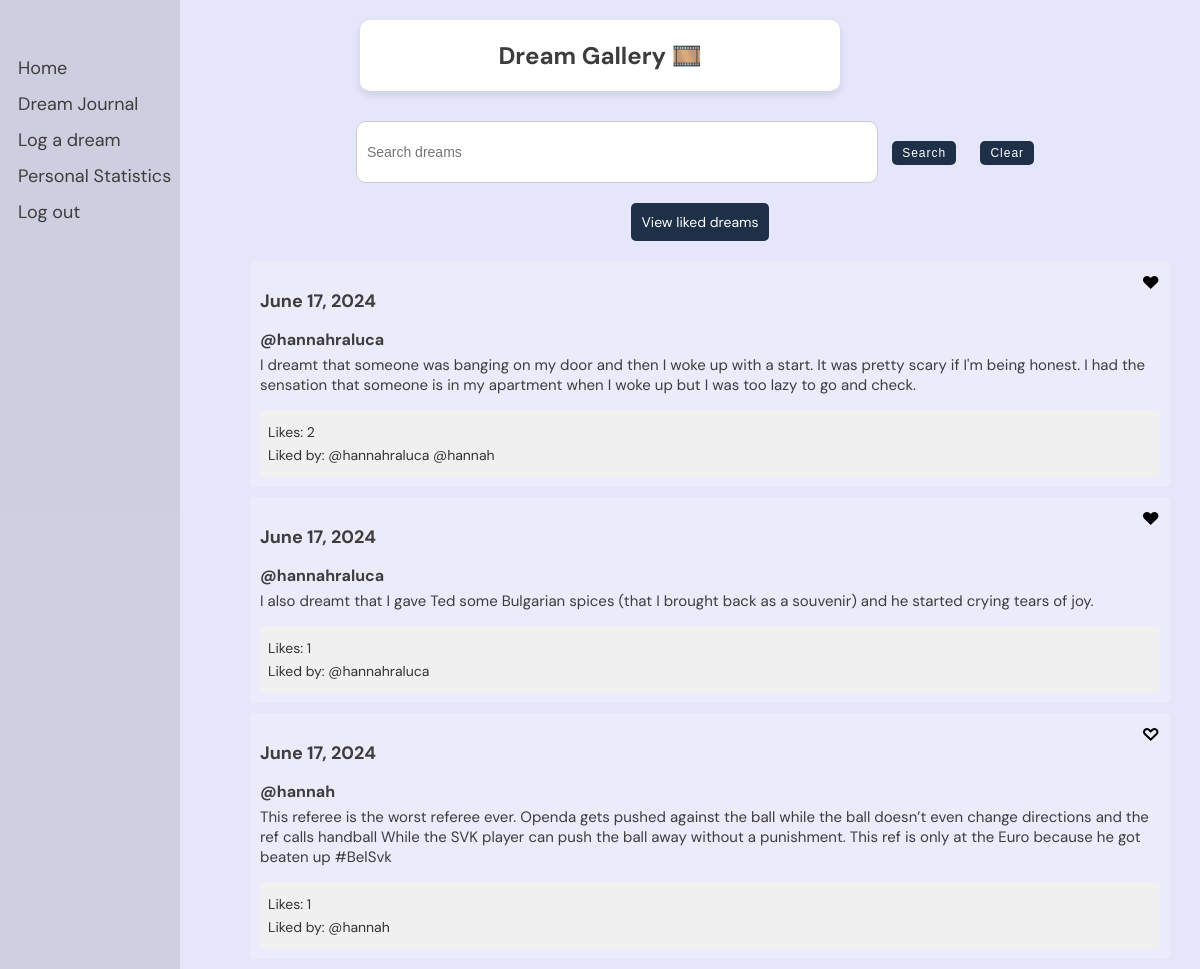
Before: /dreams/gallery/ (signed in) with the older database file.
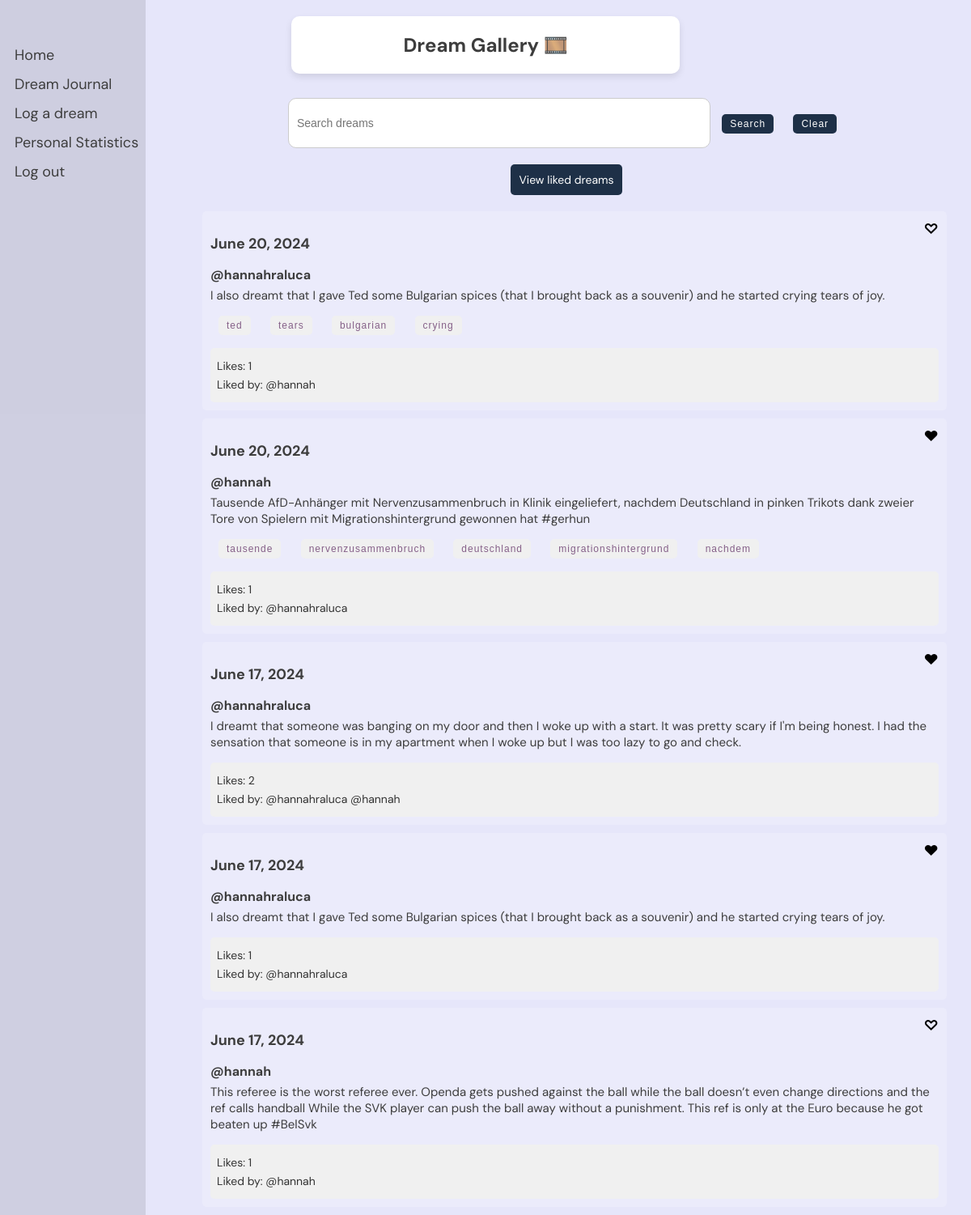
After: the same page with the newer database file.
### dreams/models.py (models this page shows, shortened)
class Dream(models.Model):
    user = models.ForeignKey(User, on_delete=models.CASCADE)
    date = models.DateField()
    content = models.TextField()
    shared = models.BooleanField(default=False)
    processed = models.BooleanField(default=False)
    is_favorite = models.BooleanField(default=False)
    keywords = models.JSONField(default=list, blank=True)
    def likes_count(self):
        return self.likes.count()
    def liked_users(self):
        return [like.user for like in self.likes.all()]

### dreams/views.py (the view)
# urls.py: path('gallery/', views.gallery, name='gallery'),
@login_required
def gallery(request):
    query = request.GET.get('q', '')
    dreams = Dream.objects.filter(shared=True)
    for dream in dreams:
        dream.is_liked_by_user = DreamLike.objects.filter(user=request.user, dream=dream).exists()
    if query:
        dreams = dreams.filter(content__icontains=query)
    context = {
        'dreams': dreams,
        'query': query,
        'is_liked_view': False,
    }
    return render(request, 'dreams/gallery.html', context)

### dreams/templatetags/highlight.py (called while the page is built)
@register.filter(name='highlight')
def highlight(text, search):
    pattern = re.compile(re.escape(search), re.IGNORECASE)
    highlighted_text = pattern.sub(f'<span class="highlight">{search}</span>', text)
    return highlighted_text

### dreams/templates/dreams/gallery.html (shortened to what this page needs)
{% load static %}
{% load highlight %}
<!DOCTYPE html>
<html>
<head>
    <link rel="stylesheet" type="text/css" href="{% static 'css/styles.css' %}">
</head>
<body>
    <div class="header">
        <h2>Dream Gallery 🎞️</h2>
    </div>
    <div class="sidenav">
        <a href="/">Home</a>
        <a href="{% url 'dreams:dream_journal' %}">Dream Journal</a>
        <a href="{% url 'dreams:log_dream' %}">Log a dream</a>
        <a href="{% url 'dreams:personal_statistics' %}">Personal Statistics</a>
        <a href="{% url 'logout' %}">Log out</a>
    </div>
    <div class="container">
        <form class="search-form" method="get" action="{% url 'dreams:gallery' %}">
            <input id="searchInput" type="text" name="q" placeholder="Search dreams" value="{{ query }}">
            <button type="submit">Search</button>
            <button type="button" onclick="clearSearch()">Clear</button>
        </form>
        <div class="button-container">
            <div>
                {% if is_liked_view %}
                    <a href="{% url 'dreams:gallery' %}" class="button">View all dreams</a>
                {% else %}
                    <a href="{% url 'dreams:view_liked' %}" class="button">View liked dreams</a>
                {% endif %}
            </div>
        </div>
        <div class="dreams">
            {% if dreams %}
                {% for dream in dreams|dictsortreversed:"date" %}
                    {% if dream.shared %}
                        {% if not query or query|lower in dream.content|lower %}
                            <div class="dream">
                                <h3 class="dream-date">{{ dream.date }}</h3>
                                <h3 class="dream-user">@{{ dream.user }}</h3>
                                <p class="dream-content">
                                    {% autoescape off %}
                                    {{ dream.content|safe|highlight:query }}
                                    {% endautoescape %}
                                </p>
                                <p class="keyword-form">
                                    {% for keyword in dream.keywords %}
                                    <form class="keyword-form" method="get" action="{% url 'dreams:gallery' %}">
                                        <button type="submit">{{ keyword }}</button>
                                    </form>
                                    {% endfor %}
                                </p>
                                <div class="like-info">
                                    <p>Likes: {{ dream.likes_count }} </p>
                                    <p>Liked by:
                                        {% for user in dream.liked_users %}
                                            @{{ user.username }}
                                        {% endfor %}
                                    </p>
                                </div>
                                <div class="menu">
                                    <span class="icon">
                                        {% if dream.is_liked_by_user %}
                                            ♥
                                        {% else %}
                                            ♡
                                        {% endif %}
                                    </span>
                                </div>
                            </div>
                        {% endif %}
                    {% endif %}
                {% endfor %}
            {% else %}
                <p>No liked dreams found.</p>
            {% endif %}
        </div>
    </div>
</body>
</html>

### static/css/styles.css (style rules this page uses)
body { font-family: 'DM Sans', -apple-system, BlinkMacSystemFont, "Segoe UI", Roboto, Oxygen-Sans, Ubuntu, Cantarell, "Helvetica Neue", sans-serif; margin: 0; padding: 0; background-color: #E6E6FA; }
button, .button { padding: 15px 30px; font-size: 1.2vw; margin: 0 10px; border-radius: 25px; color: #7851a9; border: 2px solid #7851a9; background-color: transparent; letter-spacing: 1px; text-align: center; text-decoration: none; font-family: 'Poppins', sans-serif; display: inline-block; cursor: pointer; border: none; transition: background-color 0.3s, transform 0.3s; }
.button { width: auto; }

### dreams/templates/dreams/gallery.html (style rules this page uses)
body, html { margin: 0; padding: 0; width: 100%; height: 100%; font-family: 'DM Sans', -apple-system, BlinkMacSystemFont, "Segoe UI", Roboto, Oxygen-Sans, Ubuntu, Cantarell, "Helvetica Neue", sans-serif; display: flex; flex-direction: column; justify-content: space-between; align-items: center; }
.header { background: #FFFFFF; color: #3D3D3D; border-radius: 10px; box-shadow: 0 4px 8px rgba(0, 0, 0, 0.1); width: 40%; text-align: center; margin-top: 20px; z-index: 2; position: relative; }
.sidenav { height: 100%; width: 180px; position: fixed; z-index: 1; top: 0; left: 0; background-color: rgba(0,0,0,0.1); overflow-x: hidden; padding-top: 50px; }
.sidenav a { padding: 6px 8px 6px 18px; text-decoration: none; font-size: 18px; color: #3D3D3D; display: block; }
.container { display: flex; flex-direction: column; align-items: center; justify-content: flex-start; width: calc(100% - 200px); margin-left: 200px; margin-top: 30px; z-index: 1; }
.search-form { margin-bottom: 20px; text-align: center; width: 100%; }
.search-form input[type="text"] { width: 50%; padding: 10px; font-size: 14px; border: 1px solid #ccc; border-radius: 10px; height: 40px; }
.search-form button { padding: 5px 10px; font-size: 12px; cursor: pointer; background-color: #1e3047; color: white; border: none; border-radius: 5px; transition: background-color 0.3s; }
.keyword-form { margin-bottom: 20px; text-align: center; width: 100%; display: inline; }
.keyword-form button { padding: 5px 10px; font-size: 12px; cursor: pointer; background-color: #f0f0f0; color: #856088; border: none; border-radius: 5px; transition: background-color 0.3s; gap: 10px; }
.dreams { width: 100%; max-width: 900px; }
.dream { margin-bottom: 10px; padding: 10px; border-radius: 5px; background-color: rgba(255, 255, 255, 0.2); position: relative; width: 100%; }
.dream-date { font-size: 18px; font-weight: bold; margin-bottom: 5px; color: #3D3D3D; }
.dream-user { font-size: 16px; font-weight: bold; color: #3D3D3D; margin-bottom: 5px; }
.dream-content { font-size: 15px; margin-top: 5px; color: #3D3D3D; }
.menu { position: absolute; top: 10px; right: 10px; cursor: pointer; user-select: none; }
.menu .icon { font-size: 18px; font-weight: bold; }
.button { padding: 10px; border: none; border-radius: 5px; background-color: #1e3047; color: white; font-size: 14px; cursor: pointer; transition: background-color 0.3s; font-family: inherit; letter-spacing: inherit; }
.button-container { display: flex; gap: 10px; margin-bottom: 20px; }
.like-info { margin-top: 10px; padding: 8px; background-color: #f0f0f0; border-radius: 5px; }
.like-info p { margin: 5px 0; font-size: 14px; color: #333; }

Changed rows visible on the page:
added Dream: date "June 20, 2024", user "hannahraluca", content|highlight "I a l s o d r e a m t t h a t I g a v e T e d s o m e B u l g a r i a n s p i c e s ( t h a t I b r o u g h t b a c k a s a s o u v e n i r ) a n d h e s t a r t e d c r y i n g t e a r s o f j o y .", keywords "ted" "tears" "bulgarian" "crying", likes_count "1"
added Dream: date "June 20, 2024", user "hannah", content|highlight "T a u s e n d e A f D - A n h ä n g e r m i t N e r v e n z u s a m m e n b r u c h i n K l i n i k e i n g e l i e f e r t , n a c h d e m D e u t s c h l a n d i n p i n k e n T r i k o t s d a n k z w e i e r T o r e v o n S p i e l e r n m i t M i g r a t i o n s h i n t e r g r u n d g e w o n n e n h a t # g e r h u n", keywords "tausende" "nervenzusammenbruch" "deutschland" "migrationshintergrund" "nachdem", likes_count "1"
